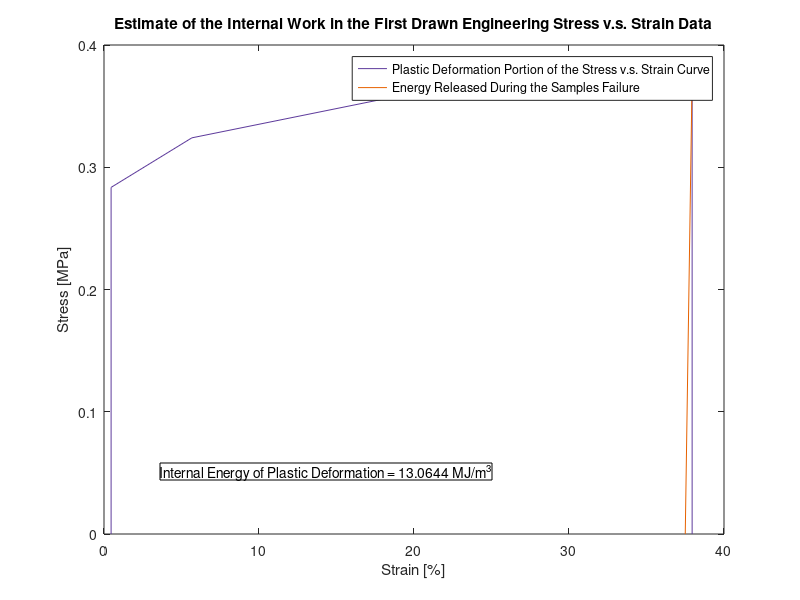

Recreate this plot in MATLAB.
%finding the area under the curve
clear all
close all
clc

%1st drawn engineering stress

%values to get the main arch
x1 = [0.4578 0.4578 5.6686 20.857 37.944 37.944];
y1 = [0 0.28353 0.32406 0.36304 0.37982 0];
%area of this main point is 0.1315

plot(x1, y1, 'DisplayName', 'Plastic Deformation Portion of the Stress v.s. Strain Curve', 'Color','#5D3A9B')
title('Estimate of the Internal Work in the First Drawn Engineering Stress v.s. Strain Data')
xlabel('Strain [%]')
ylabel('Stress [MPa]')
hold on
%now need to get the lil triangle to minus off of the end
x2 = [37.5 37.944];
y2 = [0 0.37482];

plot(x2, y2,'DisplayName', 'Energy Released During the Samples Failure', 'Color','#E66100')
legend
annotation('textbox', [0.2, 0.2, 0.1, 0.1], 'String', "Internal Energy of Plastic Deformation = 13.0644 MJ/m^3")
%area of the lil triangle is 8.3210e-04

Area_under_the_cruve = 0.1315 - (8.3210e-04);